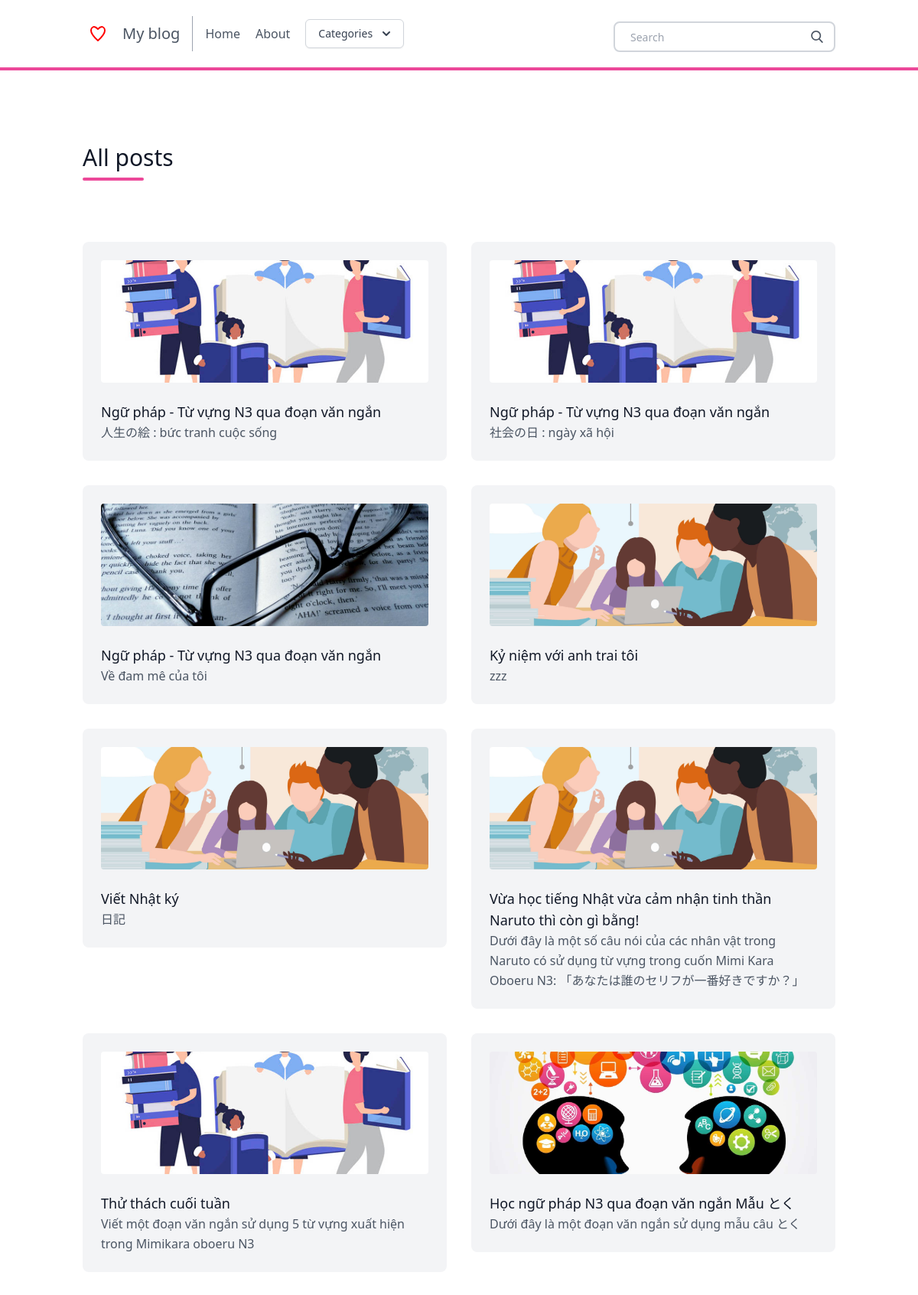
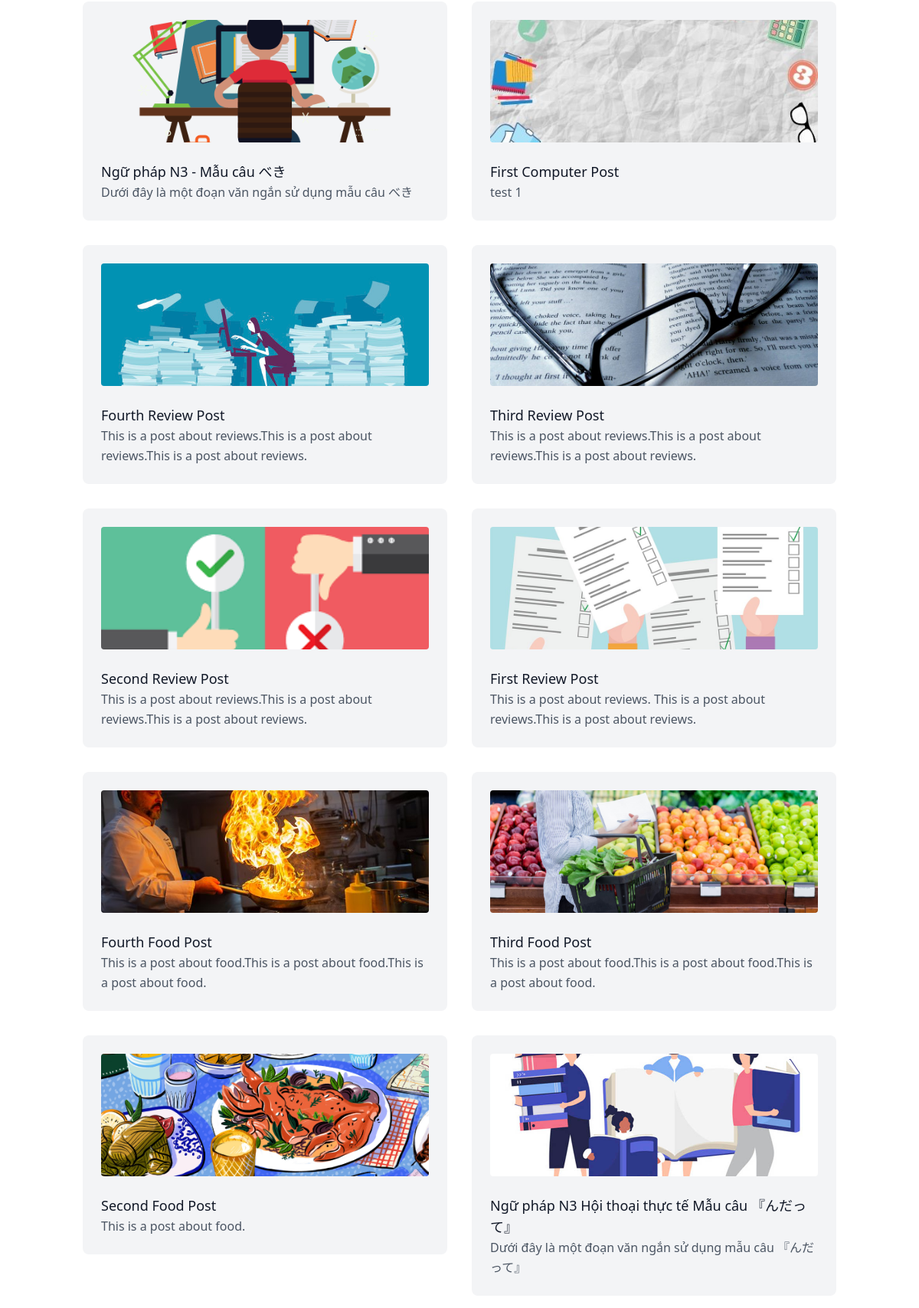
/posts/ (upper part), run on the app's committed database (2 pictures, top to bottom).
### posts/models.py (models this page shows, shortened)
class Post(models.Model):
    title = models.CharField(max_length=100)
    slug = models.SlugField()
    overview = models.TextField()
    timestamp = models.DateTimeField(auto_now_add=True)
    content = models.TextField()
    author = models.ForeignKey(Author, on_delete=models.CASCADE)
    thumbnail = models.ImageField()
    categories = models.ManyToManyField(Category)
    featured = models.BooleanField()

### posts/views.py (the view)
# urls.py: path('posts/', allposts, name = 'allposts'),
def allposts(request):
    posts = Post.objects.order_by('-timestamp')
    context = {
        'posts': posts,
    }
    return render(request, 'all_posts.html', context)

### posts/templatetags/markdown_extras.py (called while the page is built)
@register.simple_tag
def get_categories():
    return Category.objects.all()[0:3]

### templates/all_posts.html (shortened to what this page needs)
{% extends 'base.html' %}
{% block content %}
<section class="text-gray-600 body-font">
    <div class="container px-5 py-24 mx-auto">
      <div class="flex flex-wrap w-full mb-20">
        <div class="lg:w-1/2 w-full mb-6 lg:mb-0">
          <h1 class="sm:text-3xl text-2xl font-medium title-font mb-2 text-gray-900">
            All posts </h1>
          <div class="h-1 w-20 bg-pink-500 rounded"></div>
        </div>
      </div>
      <div class="flex flex-wrap -m-4">
       {% for post in posts %}
        <div class="xl:w-1/4 md:w-1/2 p-4">
          <div class="bg-gray-100 p-6 rounded-lg">
            <img class="h-40 rounded w-full object-cover object-center mb-6" src="{{ post.thumbnail.url }}" alt="content">
            <a href="{% url 'post' post.slug %}" h2 class="text-lg text-gray-900 font-medium title-font mb-4">
              {{ post.title }}</a>
            <p class="leading-relaxed text-base">
              {{ post.overview }}</p>
          </div>
        </div>
       {% endfor %}
      </div>
    </div>
</section>
{% endblock content %}

### data on the page
Post: thumbnail (picture), title "Ngữ pháp - Từ vựng N3 qua đoạn văn ngắn", overview "人生の絵 : bức tranh cuộc sống"
Post: thumbnail (picture), title "Ngữ pháp - Từ vựng N3 qua đoạn văn ngắn", overview "社会の日 : ngày xã hội"
Post: thumbnail (picture), title "Ngữ pháp - Từ vựng N3 qua đoạn văn ngắn", overview "Về đam mê của tôi"
Post: thumbnail (picture), title "Kỷ niệm với anh trai tôi", overview "zzz"
Post: thumbnail (picture), title "Viết Nhật ký", overview "日記"
Post: thumbnail (picture), title "Vừa học tiếng Nhật vừa cảm nhận tinh thần Naruto thì còn gì bằng!", overview "Dưới đây là một số câu nói của các nhân vật trong Naruto có sử dụng từ vựng trong cuốn Mimi Kara Oboeru N3: 「あなたは誰のセリフが一番好きですか？」"
Post: thumbnail (picture), title "Thử thách cuối tuần", overview "Viết một đoạn văn ngắn sử dụng 5 từ vựng xuất hiện trong Mimikara oboeru N3"
Post: thumbnail (picture), title "Học ngữ pháp N3 qua đoạn văn ngắn Mẫu とく", overview "Dưới đây là một đoạn văn ngắn sử dụng mẫu câu とく"
Post: thumbnail (picture), title "Ngữ pháp N3 - Mẫu câu べき", overview "Dưới đây là một đoạn văn ngắn sử dụng mẫu câu べき"
Post: thumbnail (picture), title "First Computer Post", overview "test 1"
Post: thumbnail (picture), title "Fourth Review Post", overview "This is a post about reviews.This is a post about reviews.This is a post about reviews."
Post: thumbnail (picture), title "Third Review Post", overview "This is a post about reviews.This is a post about reviews.This is a post about reviews."
Post: thumbnail (picture), title "Second Review Post", overview "This is a post about reviews.This is a post about reviews.This is a post about reviews."
Post: thumbnail (picture), title "First Review Post", overview "This is a post about reviews. This is a post about reviews.This is a post about reviews."
Post: thumbnail (picture), title "Fourth Food Post", overview "This is a post about food.This is a post about food.This is a post about food."
Post: thumbnail (picture), title "Third Food Post", overview "This is a post about food.This is a post about food.This is a post about food."
Post: thumbnail (picture), title "Second Food Post", overview "This is a post about food."
Post: thumbnail (picture), title "Ngữ pháp N3 Hội thoại thực tế Mẫu câu 『んだって』", overview "Dưới đây là một đoạn văn ngắn sử dụng mẫu câu 『んだって』"
